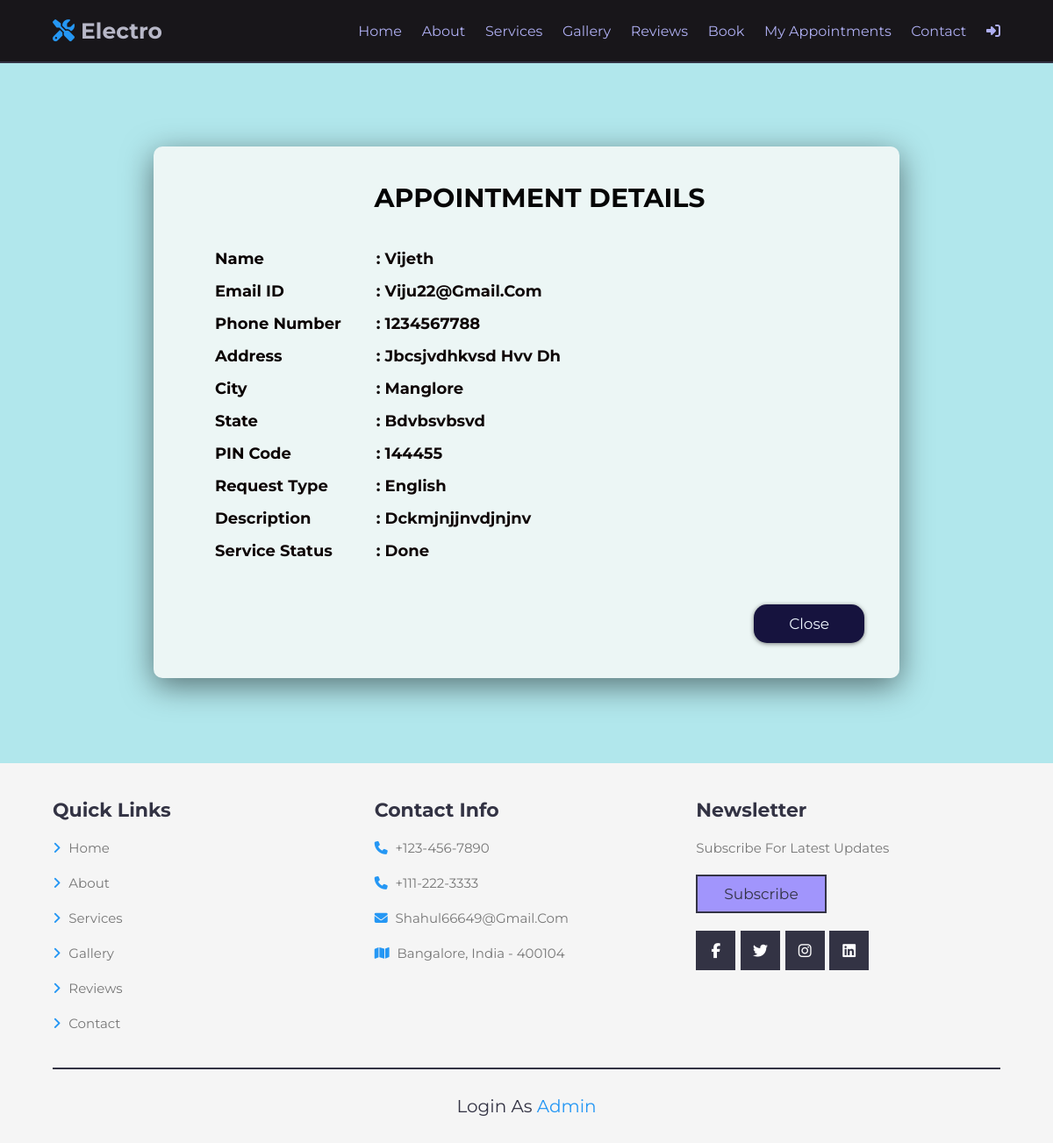
The app's page /show/1 with its own data.
### electro_app/models.py (models this page shows, shortened)
class customer_request(models.Model):
    customer_name=models.CharField(max_length=10)
    email_ID=models.EmailField()
    phone_number=models.CharField(max_length=10)
    address=models.TextField()
    city=models.CharField(max_length=10)
    state=models.CharField(max_length=10)
    pin_code=models.PositiveIntegerField()
    request_Type=models.CharField(max_length=50, choices=(('english','arduino'),('history','motor'),('electro','battery')), default=" ")
    description=models.TextField()
    date=models.DateField()
    connect=models.ForeignKey(User,default=None, on_delete=models.CASCADE, null=True)
    cdate=models.DateTimeField(auto_now_add=True)

### electro_app/views.py (the view)
# urls.py: path('show/<ID>', views.show, name="show"),
def show(request, ID):
        name=customer_request.objects.get(pk=ID)
        form=booking_form(request.POST or None,instance=name)
        if form.is_valid():
            form.save()
            return redirect('/appointment')
        return render(request, 'show.html',{'show':name})

### templates/show.html (shortened to what this page needs)
{% extends 'base.html' %}
{% load static %}
{% block body %}
<link rel="stylesheet" href="{% static 'css/booking.css'%}">
    <div class="container">
        <form>
            <h3 class="title">Appointment Details</h3>
            <b>
                <table class="table">
                    <tr>
                        <td>Name</td>
                         <td class="rg">: {{show.customer_name}}</td>
                    </tr>
                    <tr>
                        <td>Email ID</td>
                        <td class="rg">: {{show.email_ID}}</td>
                    </tr>
                    <tr>
                        <td>Phone Number</td>
                         <td class="rg">: {{show.phone_number}}</td>
                    </tr>
                    <tr>
                        <td>Address</td>
                         <td class="rg">: {{show.address}}</td>
                    </tr>
                    <tr>
                        <td>City</td>
                         <td class="rg">: {{show.city}}</td>
                    </tr>
                    <tr>
                        <td>State</td>
                        <td class="rg">: {{show.state}}</td>
                    </tr>
                    <tr>
                        <td>PIN Code</td>
                         <td class="rg">: {{show.pin_code}}</td>
                    </tr>
                    <tr>
                        <td>Request Type</td>
                         <td class="rg">: {{show.request_Type}}</td>
                    </tr>
                    <tr>
                        <td>Description</td>
                         <td class="rg">: {{show.description}}</td>
                    </tr>
                    {% if show.cdate.date <= show.date %} <tr>
                        <td><b>Service Status</b></td>
                        <td class="rg">: <b> pending...</b></td>
                        </tr>
                        {% else %}
                        <tr>
                            <td><b>Service Status</b></td>
                            <td class="rg">: <b> done</b></td>
                        </tr>
                        {% endif %}
                </table>
            </b>
            <button class="submit-btn"><a href="/appointment">close</a></button>
        </form>
    </div>
{% endblock body %}

### statics/CSS/stylo.css (style rules this page uses)
* { font-family: 'Montserrat', sans-serif; margin: 0; padding: 0; -webkit-box-sizing: border-box; box-sizing: border-box; outline: none; border: none; text-decoration: none; -webkit-transition: all .2s linear; transition: all .2s linear; }
html { font-size: 62.5%; overflow-x: hidden; scroll-behavior: smooth; scroll-padding-top: 6rem; background-color: rgb(177, 231, 236); }

### statics/CSS/booking.css (style rules this page uses)
* { font-family: 'Montserrat', sans-serif; margin:0; padding:0; box-sizing: border-box; outline: none; border:none; text-transform: capitalize; transition: all .2s linear; }
.container { display: flex; justify-content: center; align-items: center; padding:25px; min-height: 100vh; background-color: rgb(177, 231, 236); margin-top: 7rem; }
.container form { position: relative; width: 100%; max-width: 850px; padding: 80px 40px 40px; padding-top: 2rem; background: rgb(236, 246, 245); border-radius: 10px; color: rgb(9, 1, 1); box-shadow: 0 9px 35px rgba(0,0,0,0.5); margin-top: 4rem; margin-bottom: 4rem; }
.container form::before { content:''; position: absolute; top: 0; left: 0; width: 50%; height: 100%; background: rgba(255, 255, 255, 0.025); transform: skewX(-26deg); transform-origin: bottom; border-radius: 10px; pointer-events: none; }
.container form .title { font-size: 35px; color:rgb(0, 0, 0); padding-top: 2rem; padding-bottom: 1.5rem; text-transform: uppercase; text-align: center; }
.container form .submit-btn { width: 100%; padding:12px; font-size: 17px; color:#fff; margin-top: 5px; cursor: pointer; border-radius: 15px; box-shadow: 0 1px 5px rgba(0,0,0,0.5); background: rgb(22, 19, 62); }
.container form .submit-btn::placeholder { color: rgb(116, 210, 244); }

### templates/show.html (style rules this page uses)
.container form { padding-left: 7rem; }
.table { font-size: 18px; height: 150px; margin-top: 1rem; margin-bottom: 3rem; border-collapse: separate; border-spacing: 0 15px; }
.rg { padding-left: 4rem; }
.container form .submit-btn { float: right; width: 17%; }
.container form .submit-btn a { text-decoration: none; color: aliceblue; }
.container form .title { font-size: 30px; }

### records on screen
customer_request: customer_name "Vijeth", email_ID "Viju22@gmail.com", phone_number "1234567788", address "Jbcsjvdhkvsd Hvv Dh", city "Manglore", state "Bdvbsvbsvd", pin_code "144455", request_Type "English", description "Dckmjnjjnvdjnjnv"
